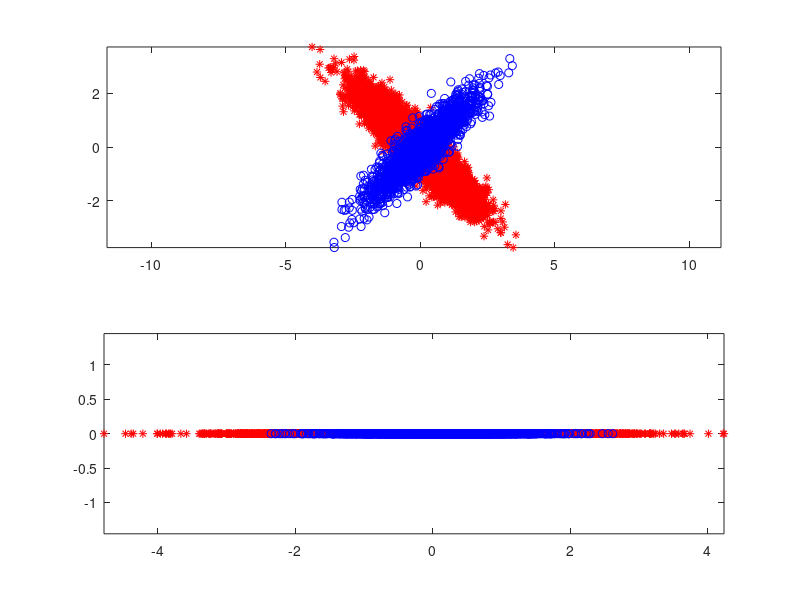
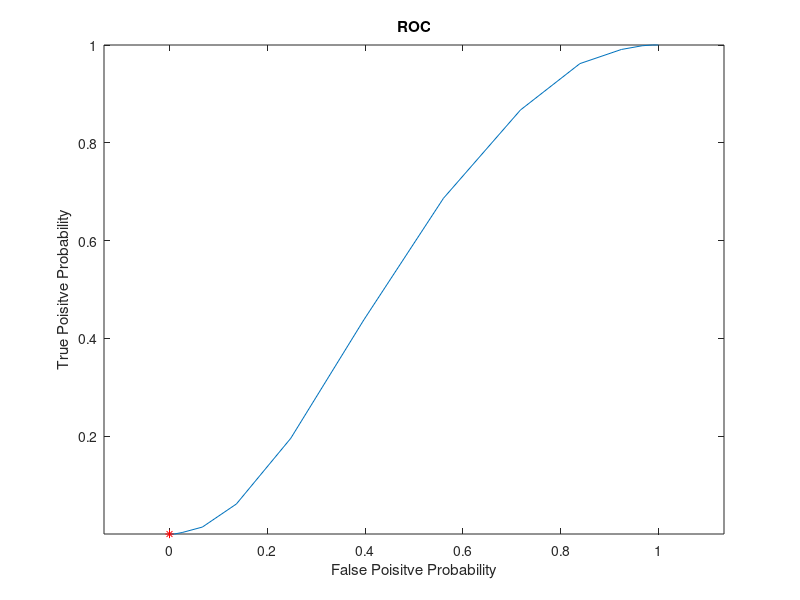
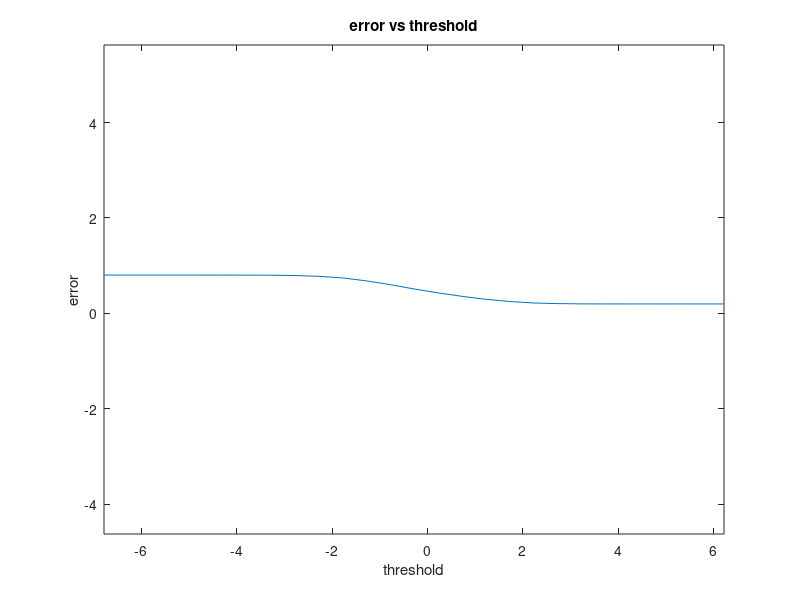

Write MATLAB code to recreate these figures, in order.
clc;
clear;

n = 2; % number of feature dimensions
N = 10000; % number of iid samples
mu(:,1) = [-0.1; 0];
mu(:,2) = [0.1; 0];
Sigma(:,:,1) = [ 1 -0.9; -0.9, 1 ]; 
Sigma(:,:,2) = [ 1 0.9; 0.9, 1 ]; 
prior = [0.8,0.2]; % class priors for labels 0 and 1 respectively
label = rand(1,N) >= prior(1);
Nc = [length(find(label==0)),length(find(label==1))]; % number of samples from each class
dataset = zeros(n,N); % save up space

% Draw samples from each class pdf
for l = 0:1
    dataset(:,label==l) = mvnrnd(mu(:,l+1),Sigma(:,:,l+1),Nc(l+1))';
end
c0_data = [];
c1_data = [];
for i = 1 : N
    if label(i) == 0
        c0_data = [c0_data; dataset(:, i)'];
    end
    if label(i) == 1
        c1_data = [c1_data; dataset(:, i)'];
    end
end
mu1hat = mean(c0_data, 1)';
mu2hat = mean(c1_data, 1)';
S1hat = cov(c0_data);
S2hat = cov(c1_data);

% Calculate the between/within-class scatter matrices
Sb = (mu1hat-mu2hat)*(mu1hat-mu2hat)';
Sw = S1hat + S2hat;

% Solve for the Fisher LDA projection vector (in w)
[V,D] = eig(inv(Sw)*Sb);
[~,ind] = sort(diag(D),'descend');
w = V(:,ind(1)); % Fisher LDA projection vector

% Linearly project the data from both categories on to w
c0_data = c0_data';
c1_data = c1_data';
y0 = w'*c0_data;
y1 = w'*c1_data;

% Plot the data before and after linear projection
figure(1),
subplot(2,1,1), plot(c0_data(1,:),c0_data(2,:),'r*'); hold on;
plot(c1_data(1,:),c1_data(2,:),'bo'); axis equal, 
subplot(2,1,2), plot(y0(1,:),zeros(1,Nc(1)),'r*'); hold on;
plot(y1(1,:),zeros(1,Nc(2)),'bo'); axis equal,

%classification
projected_mean_c0 = w'*mean(c0_data, 2);
projected_mean_c1 = w'*mean(c1_data, 2);


TP = [];
FP = [];

error_list =[];
g_list = [];

min_error = [];
tpr_at_min_error = [];
fpr_at_min_error = [];
threshold_at_min_error = [];

if projected_mean_c1 > projected_mean_c0
   
    for threshold = (min([y0, y1])-2): 0.5 : (max([y0, y1])+2)
%         threshold = -4.407582396994177;
        c0_classified_as_c0 = [];
        c0_classified_as_c1 = [];
        c1_classified_as_c0 = [];
        c1_classified_as_c1 = [];
        
        for ii = 1 : size(y0,2)
            if y0(ii) > threshold
                c0_classified_as_c1 = [c0_classified_as_c1, y0(ii)];
            else
                c0_classified_as_c0 = [c0_classified_as_c0, y0(ii)];
            end    
        end
        
        for ii = 1 : size(y1,2)
            if y1(ii) > threshold
                c1_classified_as_c1 = [c1_classified_as_c1, y1(ii)];
            else
                c1_classified_as_c0 = [c1_classified_as_c0, y1(ii)];
            end    
        end
        
    p_c1_given_c0 = size(c0_classified_as_c1,2) / size(y0, 2); %fp
    p_c1_given_c1 = size(c1_classified_as_c1,2) / size(y1, 2);
    
    error = (size(c1_classified_as_c0,2) + size(c0_classified_as_c1,2)) / N;
    
    error_list = [error_list error];
    g_list = [g_list threshold];
    
    if(isempty(min_error))
        min_error = error;
        threshold_at_min_error = threshold;
        tpr_at_min_error = p_c1_given_c1;
        fpr_at_min_error = p_c1_given_c0;
    elseif(error < min_error)
        min_error = error;
        tpr_at_min_error = p_c1_given_c1;
        fpr_at_min_error = p_c1_given_c0;
        threshold_at_min_error = threshold;
    end
    
    TP = [TP; p_c1_given_c1];
    FP = [FP; p_c1_given_c0];
    
    end
else
    for threshold = min([y0, y1]): 0.1 : max([y0, y1])
        c0_classified_as_c0 = [];
        c0_classified_as_c1 = [];
        c1_classified_as_c0 = [];
        c1_classified_as_c1 = [];
            
        for ii = 1 : size(y0,2)
            if y0(ii) < threshold
                c0_classified_as_c1 = [c0_classified_as_c1, y0(ii)];
            else
                c0_classified_as_c0 = [c0_classified_as_c0, y0(ii)];
            end    
        end
        
        for ii = 1 : size(y1,2)
            if y1(ii) < threshold
                c1_classified_as_c1 = [c1_classified_as_c1, y1(ii)];
            else
                c1_classified_as_c0 = [c1_classified_as_c0, y1(ii)];
            end    
        end
        
        p_c1_given_c0 = size(c0_classified_as_c1,2) / size(y0, 2); %fp
    p_c1_given_c1 = size(c1_classified_as_c1,2) / size(y1, 2);
    
    error = (size(c1_classified_as_c0,1) + size(c0_classified_as_c1,1)) / N;
    
    if(isempty(min_error))
        min_error = error;
        threshold_at_min_error = threshold;
        tpr_at_min_error = p_c1_given_c1;
        fpr_at_min_error = p_c1_given_c0;
    elseif(error < min_error)
        min_error = error;
        tpr_at_min_error = p_c1_given_c1;
        fpr_at_min_error = p_c1_given_c0;
        threshold_at_min_error = threshold;
    end
    
    TP = [TP; p_c1_given_c1];
    FP = [FP; p_c1_given_c0];
    
    
    end
end




figure(2);
plot( FP', TP');
axis equal;
ylabel('True Poisitve Probability'), xlabel('False Poisitve Probability');
title('ROC');
hold on;
plot( fpr_at_min_error, tpr_at_min_error, 'r*');


figure(3);
plot(g_list, error_list);
axis equal;
title('error vs threshold');
xlabel('threshold'); ylabel('error');





